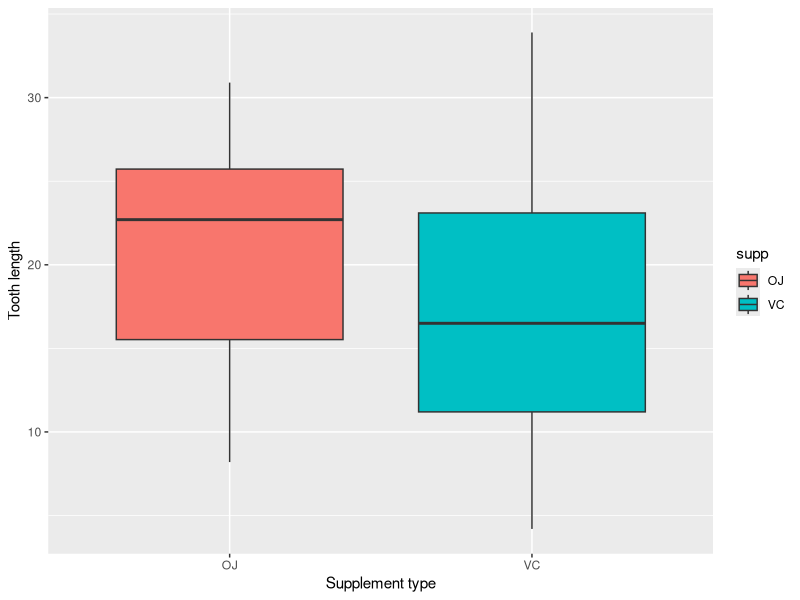
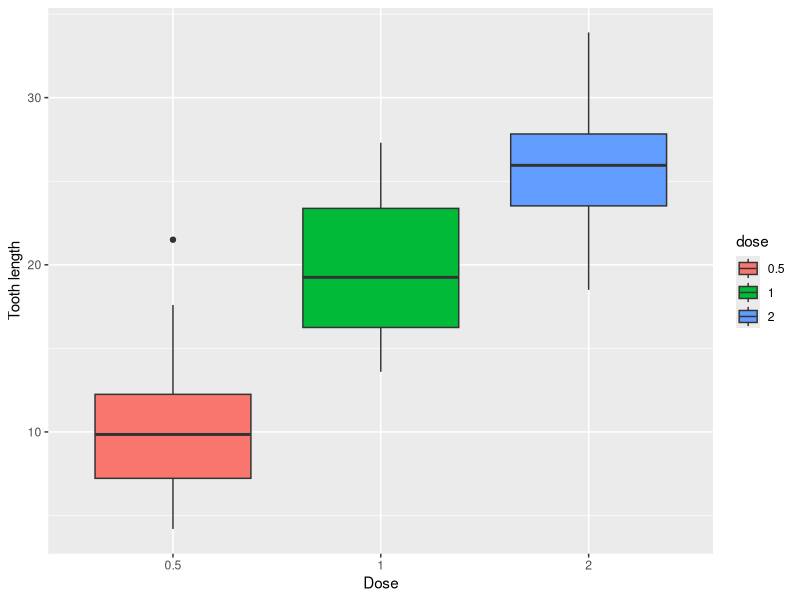

Write R code to recreate these figures, in order.
## ---- chunk 1

# Loading the data set
data("ToothGrowth")

# Examining the data set
str(ToothGrowth)
head(ToothGrowth)

# Changing the class of the variable 'dose' to factor
ToothGrowth$dose <- as.factor(ToothGrowth$dose)

# Summarizing the data
summary(ToothGrowth)

## ---- chunk 2
library(ggplot2)

# Effect of supplement on tooth length
tapply(ToothGrowth$len, ToothGrowth$supp, mean)

# Boxplot of supplement vs. tooth length
ggplot(aes(x = supp, y = len), data = ToothGrowth) +
  geom_boxplot(aes(fill = supp)) +
  xlab("Supplement type") +ylab("Tooth length") 

# Effect of dosage on tooth length
tapply(ToothGrowth$len, ToothGrowth$dose, mean)

# Boxplot of dosage vs. tooth length
ggplot(aes(x = dose, y = len), data = ToothGrowth) +
  geom_boxplot(aes(fill = dose)) +
  xlab("Dose") +ylab("Tooth length")
## ---- chunk 3

len<-ToothGrowth$len
supp<-ToothGrowth$supp
dose<-ToothGrowth$dose

## ---- chunk 4

t.test(len[supp == "OJ"], len[supp == "VC"], paired = FALSE, var.equal = FALSE)

## ---- chunk 5

t.test(len[dose == 2], len[dose == 1], paired = FALSE, var.equal = TRUE)

## ---- chunk 6

t.test(len[dose == 1], len[dose == 0.5], paired = FALSE, var.equal = TRUE)

